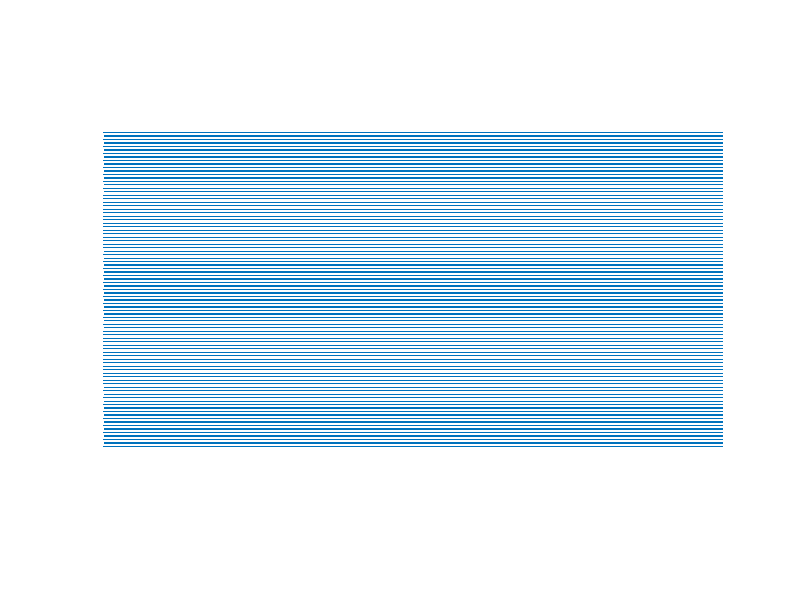

MATLAB code to generate this figure: (Note: this script raises an error after producing the figure.)
% I need to run a for loop using different a values and then save the gif
% at the end of each a for loop

%define my resolution
resolution_a = 0.0005;
start_x_spacing = 0.01;
%define the line that I'll plot over
x_line = 0:resolution_a:3.99;

%updating my values for each value of a
numel_a = numel(x_line); %getting how many a values I test

%initializing my first iterations values and pre-allocating x_new
x_old = 0.05:start_x_spacing:0.95;
x_old = x_old';
x_old = repmat(x_old,1,numel_a);
x_new = zeros(size(x_old,1),numel_a);


%plotting my first data
x_line_one = repmat(x_line,1,size(x_old,1));
plot(x_line_one,x_old(:),'.','MarkerSize',2)
set(gcf,'visible','off') %I dont want this figure popping up on my screen
pbaspect([16 9 1]) %setting standard video aspect ratio
set(gcf, 'Position', get(0, 'Screensize')); %setting figure to full screen for best resolution
title('Iteration 0','Color', [1 1 1],'FontSize',32)
xlabel('r Values','FontSize',24)
ylabel('Population','FontSize',24)
set(gca,'box','off')
set(gca, 'Color','k')
set(gca, 'XColor',[1 1 1]);
set(gca, 'YColor',[1 1 1]);
set(gcf, 'Color', 'k')

%making a gif
gif('logistic_map1.gif','DelayTime',0.3,'LoopCount',5)

%% now to create the gif

%running my loops to create the gif
tic
for n=1:400
    for a=1:numel_a % NOTE: this can be changed to parfor loop but it actually ran slower on my computer
        a_test = (a-1)*resolution_a;
        x_new(:,a) = (x_old(:,a)-x_old(:,a).^2)*a_test;
    end
    %plot these new values in scatter plot
    temp_x = x_new';
    %set(h,'Ydata',temp_x(:))
    %h
    plot(x_line_one,temp_x(:),'.','MarkerSize',2)
    title(['Iteration ', num2str(n)],'FontSize',32, 'Color', [1 1 1])
    xlabel('r Values','FontSize',24)
    ylabel('Population','FontSize',24)
    set(gca,'box','off')
    set(gca, 'Color','k')
    set(gca, 'XColor',[1 1 1]);
    set(gca, 'YColor',[1 1 1]);
    set(gcf, 'Color', 'k')
    gif
    x_old = x_new; 
end
toc

%% Now at the end I want the dot plot but also a density heatmap plot

% first I want a lot more points for my accurate colormap of the "steady state"
% To do this I'll just run the iteration a few more times but save every iteration

num_extra_its = 20; %define how many extra iterations I want to do
big_data_mat = zeros(size(x_new,1),size(x_new,2),num_extra_its); %pre-alloc size of mat
x_one_line_big = repmat(x_line_one,1,num_extra_its);

for n=1:num_extra_its
    big_data_mat(:,:,n) = x_old;
    for a=1:numel_a % NOTE: this can be changed to parfor loop but it actually ran slower on my computer
        a_test = (a-1)*resolution_a;
        x_new(:,a) = (x_old(:,a)-x_old(:,a).^2)*a_test;
    end
    %plot these new values in scatter plot
    temp_x = x_new';
    %set(h,'Ydata',temp_x(:))
    %h
    plot(x_line_one,temp_x(:),'.','MarkerSize',2)
    title(['Iteration ', num2str(n)])
    %gif
    x_old = x_new; 
end

% now I need to reshape big_data_mat into correct size
big_data_mat1 = reshape(big_data_mat,size(big_data_mat,1),size(big_data_mat,2)*size(big_data_mat,3));
big_data_mat1 = big_data_mat1';


%%
figure
n=hist3([x_one_line_big', big_data_mat1(:)],[889 500]);
n=n';
n1 = int16(n);
h=pcolor(n1);
c=colorbar;
c.Color = 'w';
caxis([0 225])
newmap = get(gcf,'Colormap');
newmap(1,:) = [0 0 0];
colormap(newmap);


set(h,'EdgeColor','none');
h.FaceColor = 'interp';
ax = gca;
ax.XTick = [];
ax.YTick = [];
set(gcf,'Color','k')
f=gcf;
%set(gcf,'visible','off') %I dont want this figure popping up on my screen
%set(f, 'Position', get(0, 'Screensize'));
%f.Units = 'inches';
%f.OuterPosition = [0.2 0.25 15.8 8.75];
%gif('logistic_map_heatmap.gif','DelayTime',0.3,'LoopCount',5)
%exportgraphics(f,'logistic_map_heatmap.pdf','ContentType','image','BackgroundColor','current')






